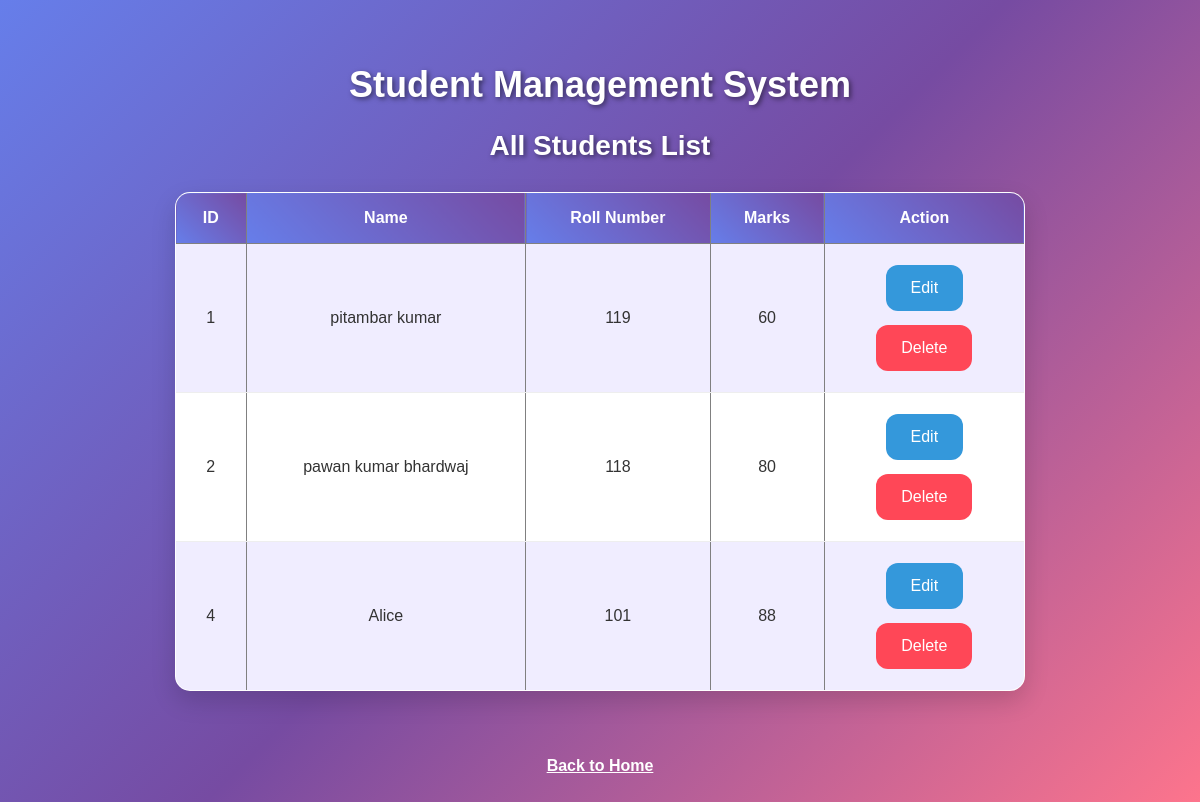
/students, run on the app's committed database.
### tables this page shows
CREATE TABLE students (
            id INTEGER PRIMARY KEY AUTOINCREMENT,
            name TEXT NOT NULL,
            roll INTEGER NOT NULL,
            marks INTEGER NOT NULL
        );

### app.py (the view)
@app.route('/students')
def view_students():
    conn = get_db_connection()
    cursor = conn.cursor()
    cursor.execute('SELECT * FROM students ORDER BY id')
    students = [tuple(row) for row in cursor.fetchall()]
    conn.close()
    return render_template('students.html', students=students)

### app.py (called while the page is built)
def get_db_connection():
    conn = sqlite3.connect(DB_PATH)
    conn.row_factory = sqlite3.Row
    return conn

### templates/students.html (shortened to what this page needs)
<!DOCTYPE html>
<html>
<head>
    <link rel="stylesheet"
          href="{{ url_for('static', filename='style.css') }}">
</head>
<body>
    <h1>Student Management System</h1>
    <h2>All Students List</h2>
    <table border="1" align="center">
        <tr>
            <th>ID</th>
            <th>Name</th>
            <th>Roll Number</th>
            <th>Marks</th>
            <th>Action</th>
        </tr>
        {% for student in students %}
        <tr>
            <td>{{ student[0] }}</td>
            <td>{{ student[1] }}</td>
            <td>{{ student[2] }}</td>
            <td>{{ student[3] }}</td>
            <td>
                <a href="{{ url_for('edit_student', id=student[0]) }}">
    <button type="button">Edit</button>
</a>
    <form action="{{ url_for('delete_student', id=student[0]) }}"
          method="POST"
          onsubmit="return confirm('Are you sure you want to delete this student?');">
        <button type="submit">Delete</button>
    </form>
</td>
        </tr>
        {% endfor %}
    </table>
    <br><br>
    <a href="/">Back to Home</a>
</body>
</html>

### static/style.css (style rules this page uses)
body { font-family: 'Segoe UI', Arial, sans-serif; background: linear-gradient(135deg, #667eea, #764ba2, #f093fb); background-attachment: fixed; min-height: 100vh; margin: 0; padding: 40px 15px; box-sizing: border-box; text-align: center; color: #25324a; }
h1 { color: white; font-size: 38px; text-shadow: 0 3px 12px rgba(0,0,0,0.2); }
h2 { color: #263b70; font-size: 25px; }
button { background: linear-gradient(135deg, #667eea, #764ba2); color: white; border: none; padding: 13px 25px; border-radius: 12px; font-size: 16px; cursor: pointer; margin: 7px; transition: 0.3s; }
table { margin: 25px auto; border-collapse: collapse; background: white; border-radius: 12px; overflow: hidden; }
th { background: #667eea; color: white; padding: 14px; }
td { padding: 12px; border-bottom: 1px solid #ddd; }
tr:nth-child(even) { background: #f0f2ff; }
a { color: #ffffff; font-weight: 600; }
body { background: linear-gradient(135deg, #667eea, #764ba2, #ff758c); min-height: 100vh; font-family: Arial, sans-serif; }
h1 { color: #6546c7; font-size: 36px; }
button { background: linear-gradient(45deg, #ff416c, #ff4b2b); color: white; padding: 14px 25px; border: none; border-radius: 12px; cursor: pointer; transition: 0.3s; }
table { width: 95%; max-width: 850px; margin: 30px auto; border-collapse: collapse; background: white; border-radius: 15px; overflow: hidden; box-shadow: 0 10px 25px rgba(0,0,0,0.15); }
th { background: linear-gradient(45deg, #667eea, #764ba2); color: white; padding: 16px; font-size: 16px; }
td { padding: 14px; text-align: center; color: #333; border-bottom: 1px solid #eee; }
tr:nth-child(even) { background: #f0edff; }
td a button { background: #3498db; color: white; }
td form button { background: #ff4757; color: white; }
h2 { color: #6546c7; font-size: 28px; }
h1, h2 { color: white; text-shadow: 2px 2px 5px rgba(0, 0, 0, 0.5); }

### data on the page
students: id "1", name "pitambar kumar", roll "119", marks "60"
students: id "2", name "pawan kumar bhardwaj", roll "118", marks "80"
students: id "4", name "Alice", roll "101", marks "88"
